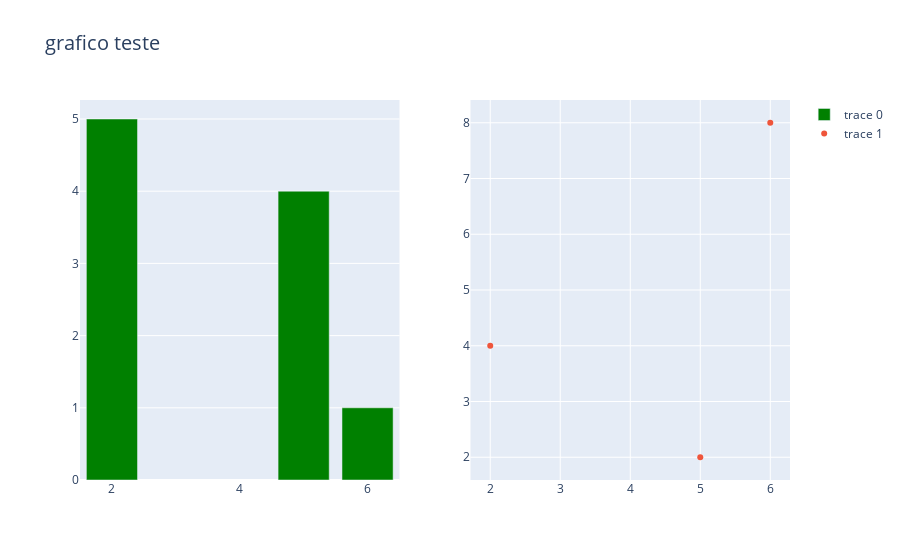

Notebook cell for this chart:
### Code cell
from plotly.subplots import make_subplots

fig = make_subplots(rows=1, cols=2)

fig.add_trace(
    go.Bar(x=[6,5,2], y=[1,4,5], marker_color="green"),
    row=1,col=1
)
#markes=pontos, lines=linhas
fig.add_trace(
    go.Scatter(x=[6, 5, 2], y=[8, 2, 4], mode='markers'),
    row=1, col=2
)
fig.update_layout(title_text="grafico teste", title_font_size=20)
fig.show()

### Figure 1 — Plotly figure (JSON) as saved in the notebook; plotly's stock layout.template omitted (floating-point values rounded to 4 significant figures)
{"data": [{"marker": {"color": "green"}, "type": "bar", "x": [6, 5, 2], "xaxis": "x", "y": [1, 4, 5], "yaxis": "y"}, {"mode": "markers", "type": "scatter", "x": [6, 5, 2], "xaxis": "x2", "y": [8, 2, 4], "yaxis": "y2"}], "layout": {"title": {"font": {"size": 20}, "text": "grafico teste"}, "xaxis": {"anchor": "y", "domain": [0, 0.45]}, "xaxis2": {"anchor": "y2", "domain": [0.55, 1]}, "yaxis": {"anchor": "x", "domain": [0, 1]}, "yaxis2": {"anchor": "x2", "domain": [0, 1]}}}
